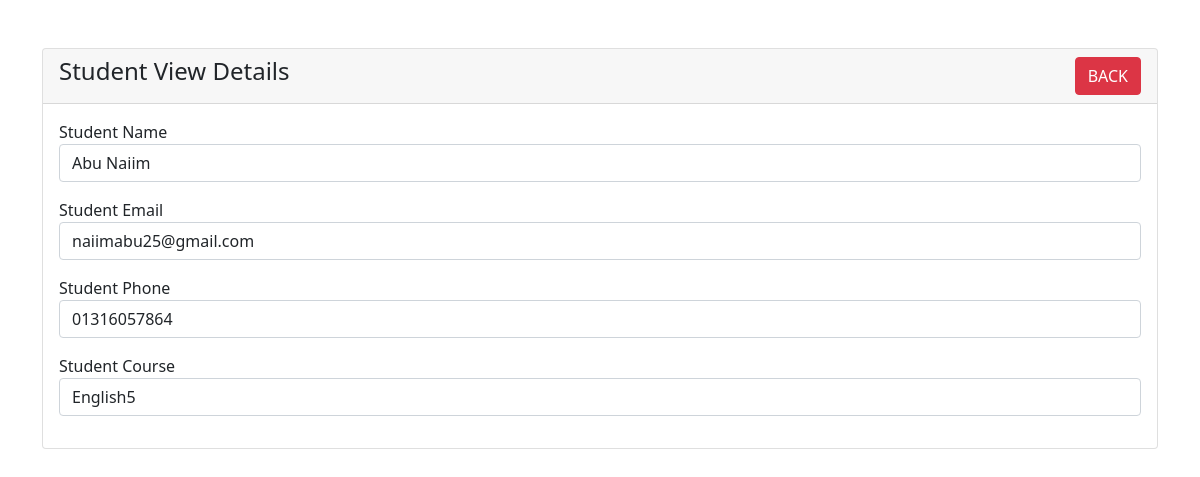
Screenshot of /student-view.php?id=2 with the database file from the repository.
### tables this page shows
CREATE TABLE `students` (
  `id` int(6) NOT NULL,
  `name` varchar(191) NOT NULL,
  `email` varchar(191) NOT NULL,
  `phone` varchar(191) NOT NULL,
  `course` varchar(191) NOT NULL
);

### student-view.php (the view, shortened to what this page needs)
<?php
 require 'Database/dbcon.php';
?>
<!doctype html>
<html lang="en">
  <head>
    <link href="https://cdn.jsdelivr.net/npm/bootstrap@5.1.3/dist/css/bootstrap.min.css" rel="stylesheet">
</head>
<body>
    <div class="container mt-5">
        <div class="row">
            <div class="col-md-12">
                <div class="card">
                    <div class="card-header">
                        <h4>Student View Details
                            <a href="index.php" class="btn btn-danger float-end">BACK</a>
                        </h4>
                    </div>
                    <div class="card-body">
                        <?php
                        if(isset($_GET['id']))
                        {
                            $student_id = mysqli_real_escape_string($con, $_GET['id']);
                            $query = "SELECT * FROM students WHERE id='$student_id' ";
                            $query_run = mysqli_query($con, $query);
                            if(mysqli_num_rows($query_run) > 0)
                            {
                                $student = mysqli_fetch_array($query_run);
                                ?>
                                    <div class="mb-3">
                                        <label>Student Name</label>
                                        <p class="form-control">
                                            <?=$student['name'];?>
                                        </p>
                                    </div>
                                    <div class="mb-3">
                                        <label>Student Email</label>
                                        <p class="form-control">
                                            <?=$student['email'];?>
                                        </p>
                                    </div>
                                    <div class="mb-3">
                                        <label>Student Phone</label>
                                        <p class="form-control">
                                            <?=$student['phone'];?>
                                        </p>
                                    </div>
                                    <div class="mb-3">
                                        <label>Student Course</label>
                                        <p class="form-control">
                                            <?=$student['course'];?>
                                        </p>
                                    </div>
                                <?php
                            }
                            else
                            {
                                echo "<h4>No Such Id Found</h4>";
                            }
                        }
                        ?>
                    </div>
                </div>
            </div>
        </div>
    </div>
</body>
</html>

### rows the page displays
students: name "Abu Naiim", email "naiimabu25@gmail.com", phone "01316057864", course "English5"
